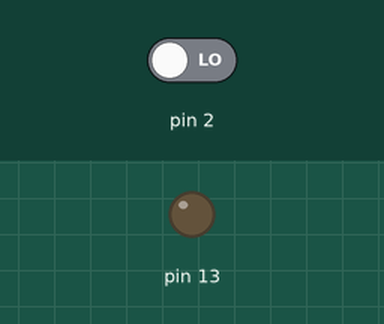
Recording of a sketch running on a simulated Arduino Uno, built with avr-gcc and run on an emulated ATmega328P. On the bench: output pins drawn as LEDs (lit = HIGH). The inputs (shaded band) are chosen by the test bench; at power-on: pin 2 LOW.

Above: at 1.2 s.
1.3 s: pin 2 driven HIGH
At 1.7 s:
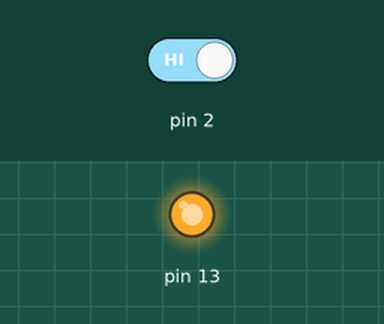
Timing chart, 0 to 4.3 s (numbered marks = the images above; inputs shaded):
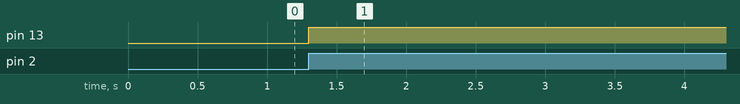

Measured:
- after the input at 1.3 s, pin 13: LOW → HIGH at once

The sketch:

03_InterrupBasic.ino
```cpp
volatile boolean flag = false;
// Interrupt Service Routine (ISR)
void isr ()
{
  flag = true;
}// end of isr

void setup ()
{
  attachInterrupt (digitalPinToInterrupt (2), isr, CHANGE);   // attach interrupt handler
  pinMode(13, OUTPUT);
  digitalWrite(13, LOW);
}  // end of setup

void loop ()
{
  if (flag)
    {
    // interrupt has occurred
    digitalWrite(13, HIGH);
    }
} //end of loop
```
